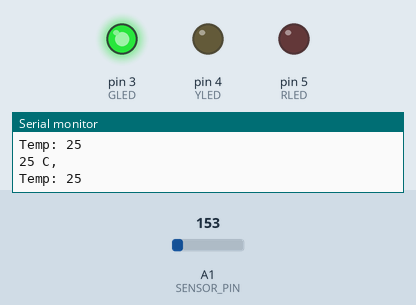
Recording of a sketch running on a simulated Arduino Uno, built with avr-gcc and run on an emulated ATmega328P. Shown: output pins drawn as LEDs (lit = HIGH), the last lines printed to the serial monitor. Dashed ring = blinking. The test bench sets the inputs (shaded band); at power-on: A1 (SENSOR_PIN) = 153.

Above: at 1.2 s.
1.3 s: A1 (SENSOR_PIN) set to 180
At 1.61 s:
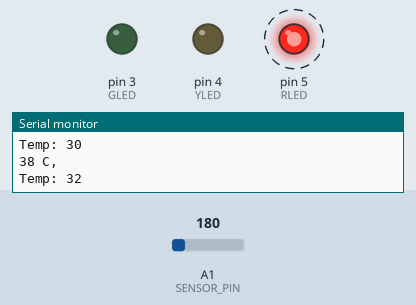
4.3 s: A1 (SENSOR_PIN) set to 165
At 5.4 s:
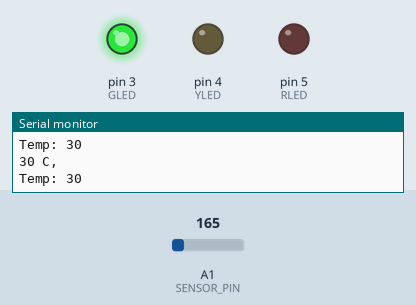
6.2 s: A1 (SENSOR_PIN) set to 114
At 7.4 s:
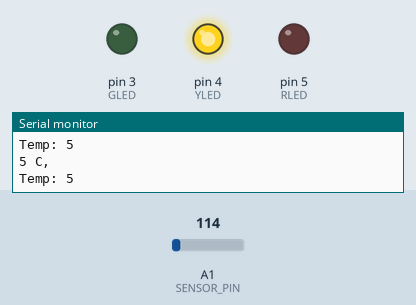
7.9 s: A1 (SENSOR_PIN) set to 175
At 8.68 s:
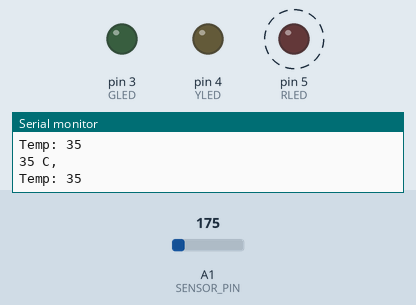
10.9 s: A1 (SENSOR_PIN) set to 133
At 11.6 s:
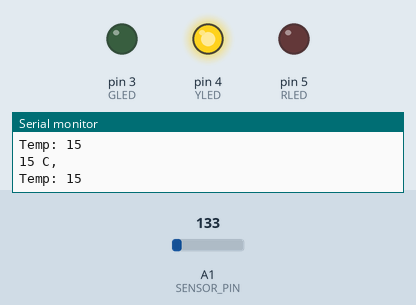
Timing chart, 0 to 13.7 s (numbered marks = the images above; inputs shaded):
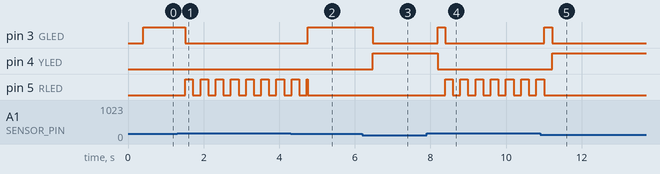

Measured:
- the behaviour switches between 165 and 166 on A1 (SENSOR_PIN) (found by bisection; images 0 and 1)
- after the input at 1.3 s, pin 3 (GLED): HIGH → LOW after 0.22 s; pin 5 (RLED): alternates HIGH for 0.20 s and LOW for 0.20 s, starting after 0.22 s
- after the input at 4.3 s, pin 3 (GLED): LOW → HIGH after 0.45 s
- after the input at 6.2 s, pin 3 (GLED): HIGH → LOW after 0.27 s; pin 4 (YLED): LOW → HIGH after 0.27 s
- after the input at 7.9 s, pin 3 (GLED): LOW → HIGH after 0.29 s, → LOW 0.20 s later; pin 4 (YLED): HIGH → LOW after 0.29 s; pin 5 (RLED): alternates HIGH for 0.20 s and LOW for 0.20 s, starting after 0.49 s
- after the input at 10.9 s, pin 3 (GLED): LOW → HIGH after 0.11 s, → LOW 0.20 s later; pin 4 (YLED): LOW → HIGH after 0.32 s instead of 2.5 s; pin 5 (RLED): goes on until 11.0 s, then stays LOW

The sketch:

MintaZH_B_Megoldas.ino
```cpp
/*
 * MINTA ZH FELADAT - "B" CSOPORT
 * Téma: Állapotgép vezérlés Mozgóátlag szűrővel + TMP36 Szenzor
 *
 * ================================================================
 * TINKERCAD BEKÖTÉS (Hardware Setup):
 * ================================================================
 * 1. SZENZOR: "Temperature Sensor [TMP36]" (Tinkercad-ben)
 *    - Bal láb (Power)   --> 5V
 *    - Jobb láb (GND)    --> GND
 *    - Középső láb (Vout)--> A1 (Analog Pin 1)
 *
 *    MEGJEGYZÉS: A szimuláció egyszerűsítése érdekében a TMP36 szenzort
 *    használjuk az NTC termisztor helyett, mert ennek lineáris a kimenete
 *    és könnyebb kezelni vizsgakörnyezetben.
 *
 * 2. LEDEK (Kimenetek - 220 Ohm előtét ellenállással):
 *    - Zöld LED (GLED) anód  --> D3
 *    - Sárga LED (YLED) anód --> D4
 *    - Piros LED (RLED) anód --> D5
 *    - Minden LED katódja    --> GND
 * ================================================================
 *
 * FELADAT LEÍRÁSA:
 * Készítsen egy Arduino programot, amely a TMP36 szenzorral hőmérsékletet figyel.
 * A jel zajos, ezért átlagoló szűrőt kell alkalmazni.
 *
 * KÖVETELMÉNYEK:
 * 1. Bemenet:
 *    - Használja az 'analogRead(A1)' függvényt.
 *    - Konverzió: °C = (Feszültség[V] - 0.5) * 100
 *
 * 2. Szűrés (KÖTELEZŐ):
 *    - Tárolja az utolsó 5 mérést egy tömbben.
 *    - Számítsa ki az elemek számtani ÁTLAGÁT.
 *
 * 3. Állapotgép (KÖTELEZŐ):
 *    - COLD (Sárga LED): Hőmérséklet < 20 °C.
 *    - OPTIMAL (Zöld LED): Hőmérséklet 20 °C és 30 °C között.
 *    - HOT (Piros LED): Hőmérséklet > 30 °C.
 *      (Piros LED villog: 200ms).
 *      HA HOT állapotban van > 5 másodpercig, bekapcsol a Sárga LED is (Vészjelzés).
 *
 * 4. Időzítés:
 *    - Használja a 'millis()' függvényt.
 */

// --- MEGOLDÁS ---

// C++ code
//
#define GLED 3
#define YLED 4
#define RLED 5

#define SENSOR_PIN A1
int celsius = 0;

#define BUF_SIZE 5
int buffer[BUF_SIZE];

// 1. IDŐZÍTŐ LOGIKA
struct Timer_s{
  unsigned long prevTime;
  int deltaTime;
};

Timer_s BlinkTimer = { .prevTime = 0, .deltaTime = 200 };
Timer_s MeasureTimer = { .prevTime = 0, .deltaTime = 100 };

unsigned long hotStateStartTime = 0;
bool isOverheated = false;

unsigned char CheckTimer(struct Timer_s *timer) {
  unsigned long actTime = millis();
  if(actTime - timer->prevTime > timer->deltaTime) {
    timer->prevTime = actTime;
    return 1;
  }
  return 0;
}

// 2. ÁLLAPOTOK
typedef enum {
  ST_COLD,
  ST_OPTIMAL,
  ST_HOT
} State_e;

State_e State = ST_COLD;

// 3. SZŰRÉS
void addData(int data) {
  for(byte i = 0; i < BUF_SIZE-1; i++) {
    buffer[i] = buffer[i+1];
  }
  buffer[BUF_SIZE-1] = data;
}

int getAverage() {
  long sum = 0;
  for(byte i=0; i<BUF_SIZE; i++) {
    sum += buffer[i];
  }
  return (int)(sum / BUF_SIZE);
}


void setup()
{
  Serial.begin(9600);
  pinMode(GLED, OUTPUT);
  pinMode(YLED, OUTPUT);
  pinMode(RLED, OUTPUT);
}

void loop()
{
  if(CheckTimer(&MeasureTimer)) {
    //netrol lopott hogy igy kell csinalni a tinkercades homeronel
    celsius = map(((analogRead(SENSOR_PIN) - 20) * 3.04), 0, 1023, -40, 125);
    Serial.print(celsius);
    Serial.println(" C, ");

    addData(celsius);
    int avarage = getAverage();

    Serial.print("Temp: "); Serial.println(avarage);


    // Állapotváltás logika (°C alapján)
    switch (State) {
      case ST_COLD:
        if (avarage >= 20) {
          State = ST_OPTIMAL;
          digitalWrite(YLED, LOW);
          digitalWrite(GLED, HIGH);
        }
        break;

      case ST_OPTIMAL:
        if (avarage < 20) {
          State = ST_COLD;
          digitalWrite(GLED, LOW);
          digitalWrite(YLED, HIGH);
        }
        else if (avarage > 30) {
          State = ST_HOT;
          digitalWrite(GLED, LOW);
          hotStateStartTime = millis();
          isOverheated = false;
        }
        break;

      case ST_HOT:
        if (avarage <= 30) {
          State = ST_OPTIMAL;
          digitalWrite(RLED, LOW);
          digitalWrite(YLED, LOW);
          digitalWrite(GLED, HIGH);
        }
        break;
    }
  }


  // Állapot viselkedés
  switch (State) {
    case ST_COLD: break;
    case ST_OPTIMAL: break;
    case ST_HOT:
      if(CheckTimer(&BlinkTimer)) {
        digitalWrite(RLED, 1 - digitalRead(RLED));
      }
      if (!isOverheated && (millis() - hotStateStartTime > 5000)) {
        isOverheated = true;
        digitalWrite(YLED, HIGH);
      }
      break;
  }
}
```
